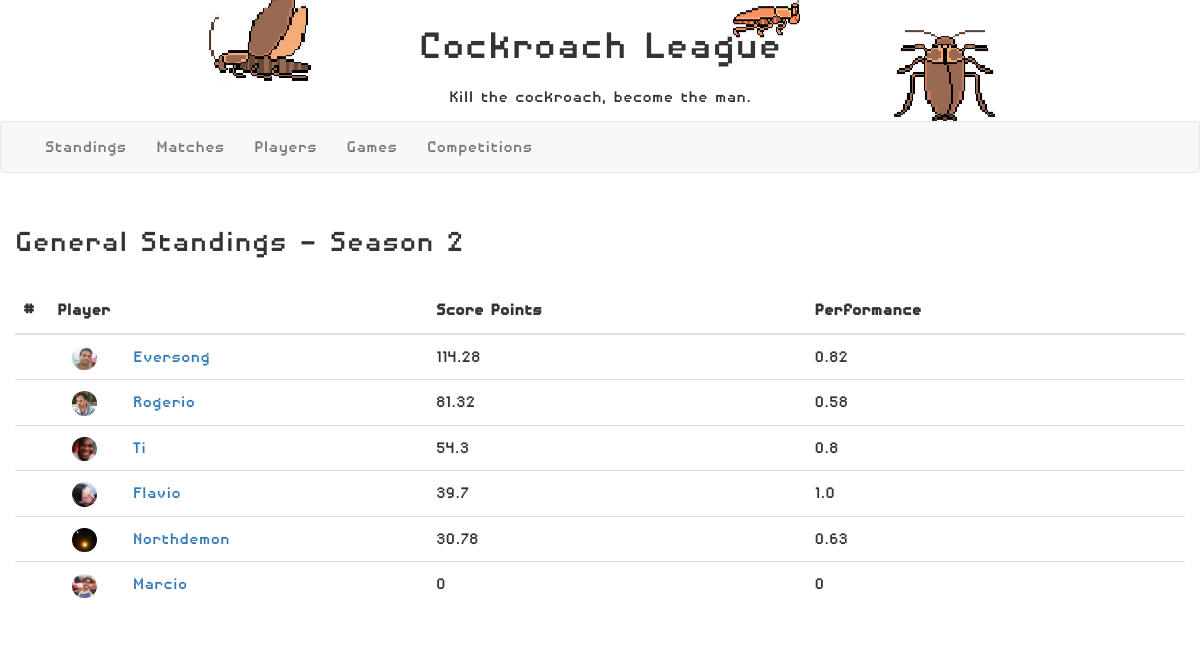
The page /rankings/ on the database its author committed.
### rankings/models.py (models this page shows, shortened)
class Competition(models.Model):
    competition_id = models.IntegerField(primary_key=True)
    competition_name = models.CharField(max_length=50, null=False)

class TotalClassification(models.Model):
    class Meta:
        unique_together = (('standing_position', 'player'),)
    standing_position = models.IntegerField(primary_key=True)
    player = models.ForeignKey(Player, on_delete=models.CASCADE)
    score_points = models.FloatField()
    performance_points = models.FloatField()
    competition_id = models.ForeignKey(Competition, on_delete=models.CASCADE)

class Player(models.Model):
    player_nickname = models.CharField(max_length=15, primary_key=True, null=False)
    player_first_name = models.CharField(max_length=15, null=False)
    player_last_name = models.CharField(max_length=15, null=False)
    player_photo = models.ImageField()
    player_bio = models.TextField(null=True, blank=True)
    def __str__(self):
        return self.player_nickname

### rankings/views.py (the view)
# urls.py: path('', views.index, name='index'),
def index(request, competition_id=2):
    score_controller = ScoresController()
    score_controller.generate_score_points()
    classifications = score_controller.generate_total_classification(competition_id)
    competition_name = Competition.objects.filter(competition_id=competition_id).first().competition_name
    for elo in PlayerGameElo.objects.all():
        elo.score = 1500
        elo.save()
    for game_match in GameMatch.objects.filter().all():
        game_elo_calculator(game_match)
    context = {
        'classifications': classifications,
        'competition_name': competition_name,
    }
    return render(request, 'classification.html', context=context)

### rankings/controllers.py (called while the page is built)
    def get_player_performance(self, player, competition_id=1):
        possible_points = 0
        scored_points = 0
        game_match_results = GameMatchResult.objects.filter(result_player=player,
                                                            result_match_id__competition_id=competition_id)
        for match_result in game_match_results:
            table_points = TablePoints.objects.filter(table_standing="1").first()
            game = match_result.result_match_id.match_game
            possible_points += table_points.table_score * game.game_complexity
            scored_points += match_result.result_points
        return round(scored_points / possible_points, 2) if scored_points != 0 else 0

    def generate_score_points(self):
        game_match_results = GameMatchResult.objects.all()
        for result in game_match_results:
            match = result.result_match_id
            game = match.match_game
            table_points = TablePoints.objects.filter(table_standing=result.result_standing).first()
            if game and table_points:
                result.result_points = round(table_points.table_score * game.game_complexity, 2)
                result.save()

### rankings/elo.py (called while the page is built)
def expected(A, B):
    return 1 / (1 + 10 ** ((B - A) / 400))

def elo(old, exp, score, k=32):
    return old + k * (score - exp)

### templates/classification.html (shortened to what this page needs)
{% extends "base_generic.html" %}
{% block content %}
    {% load staticfiles %}
    <link href="https://maxcdn.bootstrapcdn.com/bootstrap/3.3.7/css/bootstrap.min.css" rel="stylesheet"/>
    <link href="https://cdnjs.cloudflare.com/ajax/libs/datatables/1.10.12/css/dataTables.bootstrap.min.css" rel="stylesheet"/>
    <div class="container">
        <div class="row text-xs-center" style="margin-top: 15px; margin-bottom: 15px">
            <h1>General Standings - {{ competition_name }}</h1>
        </div>
        <div class="row">
            <table id="classification_table" class="table order-column" cellspacing="0" width="100%">
                <thead>
                <tr>
                    <th style="width: 1%">#</th>
                    <th style="width: 20%">Player</th>
                    <th style="width: 20%">Score Points</th>
                    <th style="width: 20%">Performance</th>
                </tr>
                </thead>
                <tbody>
                {% for entry in classifications %}
                <tr>
                    <td></td>
                    <td>
                        <div>
                            <div class="col-md-2">
                                <img class="img img-circle" src="{{ MEDIA_URL }}{{ entry.player.player_photo.url }}">
                            </div>
                            <div class="col-md-2">
                                <a href="{% url 'player' entry.player  %}">{{ entry.player }}</a>
                            </div>
                        </div>
                    </td>
                    <td>{{ entry.score_points }}</td>
                    <td>{{ entry.performance_points }}</td>
                </tr>
                {% endfor %}
                </tbody>
            </table>
            </div>
        </div>
{% endblock %}

### rankings/static/css/styles.css (style rules this page uses)
.body { font-family: "Disposable Droid"; font-size: 20px; }
.img-circle { border-radius: 60%; width: 80%; }

### rows shown on the page
Competition: competition_name "Season 2"
TotalClassification: player.player_photo (picture), player "Eversong", score_points "114.28", performance_points "0.82"
TotalClassification: player.player_photo (picture), player "Rogerio", score_points "81.32", performance_points "0.58"
TotalClassification: player.player_photo (picture), player "Ti", score_points "54.3", performance_points "0.8"
TotalClassification: player.player_photo (picture), player "Flavio", score_points "39.7", performance_points "1.0"
TotalClassification: player.player_photo (picture), player "Northdemon", score_points "30.78", performance_points "0.63"
TotalClassification: player.player_photo (picture), player "Marcio", score_points "0", performance_points "0"
